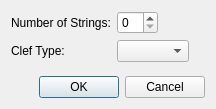
<?xml version="1.0" encoding="UTF-8"?>
<ui version="4.0">
 <class>StaffDialog</class>
 <widget class="QDialog" name="StaffDialog">
  <property name="geometry">
   <rect>
    <x>0</x>
    <y>0</y>
    <width>216</width>
    <height>109</height>
   </rect>
  </property>
  <property name="windowTitle">
   <string>Staff</string>
  </property>
  <property name="modal">
   <bool>true</bool>
  </property>
  <layout class="QVBoxLayout" name="verticalLayout">
   <item>
    <layout class="QFormLayout" name="formLayout">
     <property name="fieldGrowthPolicy">
      <enum>QFormLayout::ExpandingFieldsGrow</enum>
     </property>
     <item row="0" column="0">
      <widget class="QLabel" name="numberOfStringsLabel">
       <property name="text">
        <string>Number of Strings:</string>
       </property>
      </widget>
     </item>
     <item row="0" column="1">
      <widget class="QSpinBox" name="numberOfStringsSpinBox"/>
     </item>
     <item row="1" column="0">
      <widget class="QLabel" name="clefTypeLabel">
       <property name="text">
        <string>Clef Type:</string>
       </property>
      </widget>
     </item>
     <item row="1" column="1">
      <widget class="QComboBox" name="clefTypeComboBox"/>
     </item>
    </layout>
   </item>
   <item>
    <widget class="QDialogButtonBox" name="buttonBox">
     <property name="orientation">
      <enum>Qt::Horizontal</enum>
     </property>
     <property name="standardButtons">
      <set>QDialogButtonBox::Cancel|QDialogButtonBox::Ok</set>
     </property>
    </widget>
   </item>
  </layout>
 </widget>
 <resources/>
 <connections>
  <connection>
   <sender>buttonBox</sender>
   <signal>accepted()</signal>
   <receiver>StaffDialog</receiver>
   <slot>accept()</slot>
   <hints>
    <hint type="sourcelabel">
     <x>248</x>
     <y>254</y>
    </hint>
    <hint type="destinationlabel">
     <x>157</x>
     <y>274</y>
    </hint>
   </hints>
  </connection>
  <connection>
   <sender>buttonBox</sender>
   <signal>rejected()</signal>
   <receiver>StaffDialog</receiver>
   <slot>reject()</slot>
   <hints>
    <hint type="sourcelabel">
     <x>316</x>
     <y>260</y>
    </hint>
    <hint type="destinationlabel">
     <x>286</x>
     <y>274</y>
    </hint>
   </hints>
  </connection>
 </connections>
</ui>
